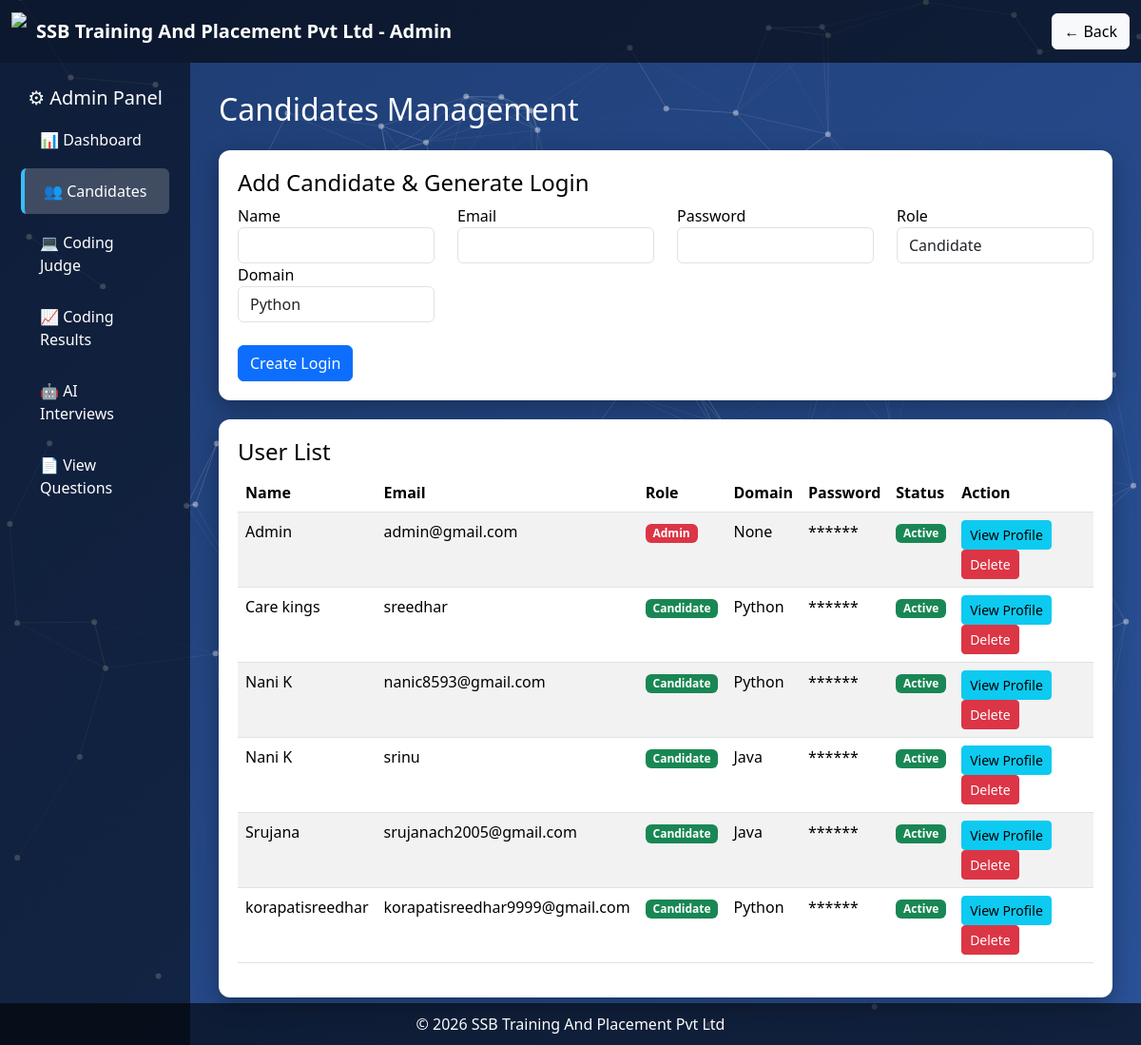
Page /admin_candidates on the committed database.
### tables this page shows
CREATE TABLE users(
        id INTEGER PRIMARY KEY AUTOINCREMENT,
        name TEXT,
        email TEXT UNIQUE,
        password BLOB,
        role TEXT
    , domain TEXT, test_completed INTEGER DEFAULT 0, cheated INTEGER DEFAULT 0, score INTEGER DEFAULT 0);

### app.py (the view)
@app.route("/admin_candidates")
def admin_candidates():
    conn = sqlite3.connect("database.db")
    cur = conn.cursor()
    cur.execute("SELECT id,name,email,role,domain FROM users")
    candidates = cur.fetchall()
    conn.close()
    return render_template("admin_candidates.html", candidates=candidates)

### templates/admin_candidates.html (shortened to what this page needs)
<!DOCTYPE html>
<html lang="en">
<head>
<link href="https://cdn.jsdelivr.net/npm/bootstrap@5.3.2/dist/css/bootstrap.min.css" rel="stylesheet">
<link rel="stylesheet" href="https://cdnjs.cloudflare.com/ajax/libs/font-awesome/6.5.0/css/all.min.css">
</head>
<body>
<div id="particles-js"></div>
<nav class="navbar navbar-dark">
<div class="container-fluid">
<a class="navbar-brand d-flex align-items-center">
<img src="{{ url_for('static', filename='media/logo.jpeg') }}" class="logo">
<b>SSB Training And Placement Pvt Ltd - Admin</b>
</a>
<a href="/admin_dashboard" class="btn btn-light">← Back</a>
</div>
</nav>
<div class="container-fluid">
<div class="row">
<div class="col-md-2 sidebar">
<h5 class="text-center">⚙ Admin Panel</h5>
<a href="/admin_dashboard">📊 Dashboard</a>
<a class="active" href="/admin_candidates">👥 Candidates</a>
<a href="/admin_coding_judge">💻 Coding Judge</a>
<a href="/admin_results">📈 Coding Results</a>
<a href="/admin_ai_interviews">🤖 AI Interviews</a>
<a href="/view_questions">📄 View Questions</a>
</div>
<div class="col-md-10 main-area">
<h2 class="mb-4">Candidates Management</h2>
<div class="card-box">
<h4>Add Candidate & Generate Login</h4>
<div class="row">
<div class="col-md-3">
<label>Name</label>
<input id="name" class="form-control" required>
</div>
<div class="col-md-3">
<label>Email</label>
<input id="email" class="form-control" required>
</div>
<div class="col-md-3">
<label>Password</label>
<input id="password" type="password" class="form-control" autocomplete="off" required>
</div>
<div class="col-md-3">
<label>Role</label>
<select id="role" class="form-control">
<option value="candidate">Candidate</option>
</select>
</div>
<div class="col-md-3">
<label>Domain</label>
<select id="domain" class="form-control">
<option value="Python">Python</option>
</select>
</div>
</div>
<br>
<button class="btn btn-primary" onclick="addCandidate()">Create Login</button>
</div>
<div class="card-box">
<h4>User List</h4>
<table class="table table-striped">
<thead>
<tr>
<th>Name</th>
<th>Email</th>
<th>Role</th>
<th>Domain</th>
<th>Password</th>
<th>Status</th>
<th>Action</th>
</tr>
</thead>
<tbody>
{% for c in candidates %}
<tr>
<td>{{ c[1] }}</td>
<td>{{ c[2] }}</td>
<td>
{% if c[3]=='admin' %}
<span class="badge bg-danger">Admin</span>
{% else %}
<span class="badge bg-success">Candidate</span>
{% endif %}
</td>
<td>{{ c[4] }}</td>
<td>******</td>
<td><span class="badge bg-success">Active</span></td>
<td>
<a href="/view_profile/{{c[0]}}" class="btn btn-info btn-sm">
View Profile
</a>
<a href="/delete_user/{{c[0]}}"
class="btn btn-danger btn-sm"
onclick="return confirm('Delete this user?')">
Delete
</a>
</td>
</tr>
{% endfor %}
</tbody>
</table>
</div>
</div>
</div>
</div>
<footer class="footer">
© 2026 SSB Training And Placement Pvt Ltd
</footer>
</body>
</html>

### templates/admin_candidates.html (style rules this page uses)
body { margin:0; font-family:'Segoe UI'; background:linear-gradient(135deg,#1e3c72,#2a5298); color:white; }
#particles-js { position:fixed; top:0; left:0; width:100%; height:100%; z-index:0; }
.navbar { background:rgba(0,0,0,0.6); }
.logo { height:40px; margin-right:10px; }
.sidebar { min-height:100vh; background:rgba(0,0,0,0.5); padding-top:25px; position:relative; z-index:1; }
.sidebar a { display:block; color:white; padding:12px 20px; text-decoration:none; border-radius:6px; margin:6px 10px; transition:0.3s; }
.sidebar a.active { background:rgba(255,255,255,0.2); border-left:4px solid #38BDF8; }
.main-area { position:relative; z-index:1; padding:30px; }
.card-box { background:white; color:black; border-radius:12px; padding:20px; box-shadow:0 8px 25px rgba(0,0,0,0.3); margin-bottom:20px; }
.footer { text-align:center; padding:10px; background:rgba(0,0,0,0.6); position:fixed; bottom:0; width:100%; }

### rows in the picture
users: name "Admin", email "admin@gmail.com", role "Admin", c "None"
users: name "Care kings", email "sreedhar", role "Candidate", domain "Python"
users: name "Nani K", email "nanic8593@gmail.com", role "Candidate", domain "Python"
users: name "Nani K", email "srinu", role "Candidate", domain "Java"
users: name "Srujana", email "srujanach2005@gmail.com", role "Candidate", domain "Java"
users: name "korapatisreedhar", email "korapatisreedhar9999@gmail.com", role "Candidate", domain "Python"
